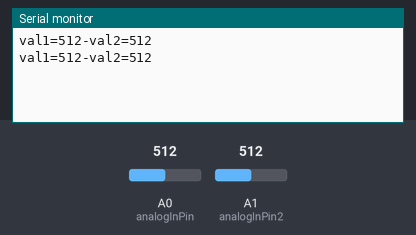
This sketch was run on a simulated Arduino Uno, built with avr-gcc and run on an emulated ATmega328P. Shown: the last lines printed to the serial monitor. Inputs (shaded band) come from the test bench; at power-on: A0 (analogInPin) = 512, A1 (analogInPin2) = 512.

Above: at 1.8 s.
1.9 s: A0 (analogInPin) set to 716
At 2.7 s:
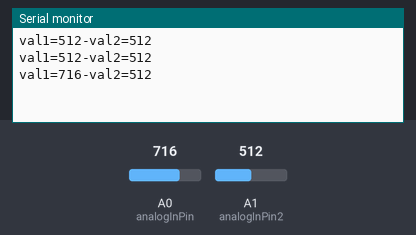
3.4 s: A1 (analogInPin2) set to 716
At 4.7 s:
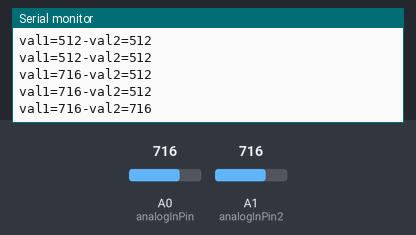
4.9 s: A0 (analogInPin) set to 900
At 5.8 s:
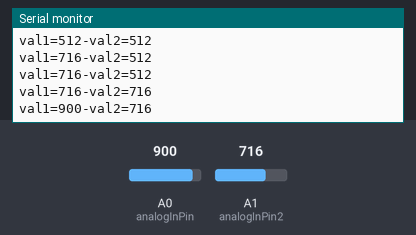
6.4 s: A1 (analogInPin2) set to 900
At 7.8 s:
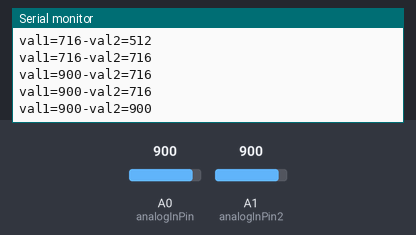
Timing chart, 0 to 8.9 s (numbered marks = the images above; inputs shaded):
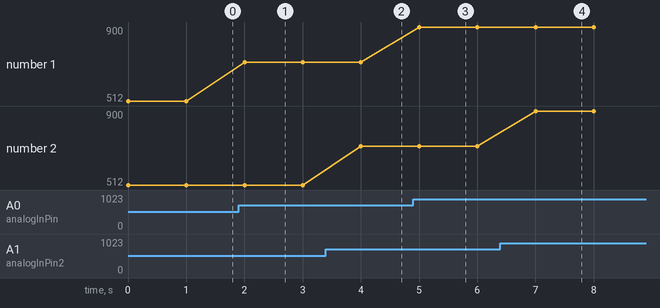

The sketch:

analogRead.ino
```cpp
const int analogInPin = A0;
const int analogInPin2 = A1;

int sensorValue = 0;
int sensorValue2 = 0;

void setup() {
  Serial.begin(9600);
}

void loop() {
  sensorValue = analogRead(analogInPin);
  sensorValue2 = analogRead(analogInPin2);

  Serial.print("val1=");
  Serial.print(sensorValue);
  Serial.print("-");
  Serial.print("val2=");
  Serial.print(sensorValue2);
  Serial.print("\n");

  delay(1000);
}
```

Measured:
- after the input at 1.9 s, the serial monitor: prints a new line after 0.10 s (image 1)
- after the input at 3.4 s, the serial monitor: prints a new line after 0.60 s (image 2)
- after the input at 4.9 s, the serial monitor: prints a new line after 0.10 s (image 3)
- after the input at 6.4 s, the serial monitor: prints a new line after 0.60 s (image 4)
- plotted number 1: 512 → 716 after the input at 1.9 s, 716 → 900 after the input at 4.9 s
